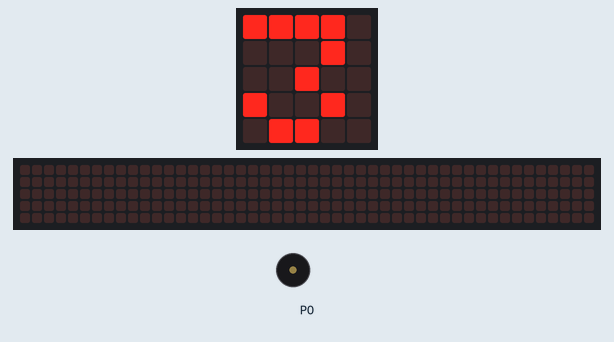
Recording of a program running on a simulated BBC micro:bit (MakeCode). Parts: the board's 5×5 LED display, a strip that is not on the board, showing the scrolling text unrolled, buzzer (waves = sounding). The 48×5 strip is a reading aid, not a part: it shows the text the display is scrolling, unrolled, one strip-width of it at a time.

Above: at 0.2 s.
At 2.7 s:
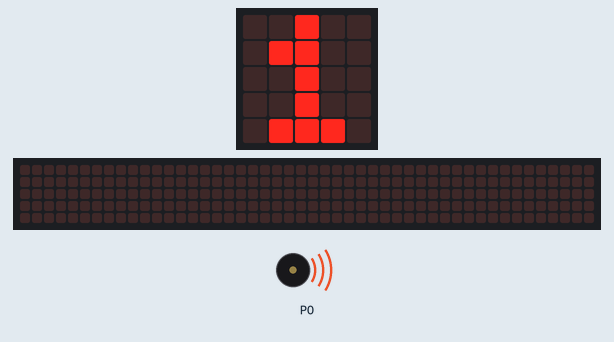
At 3.2 s:
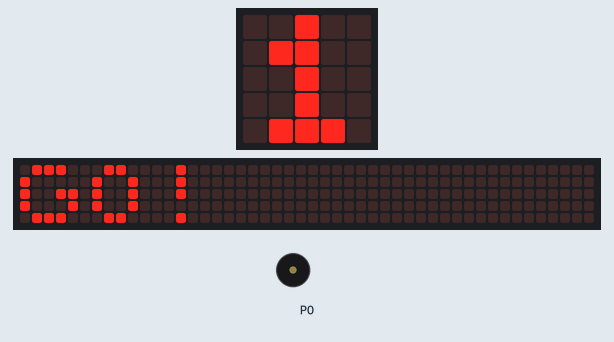
At 6.0 s:
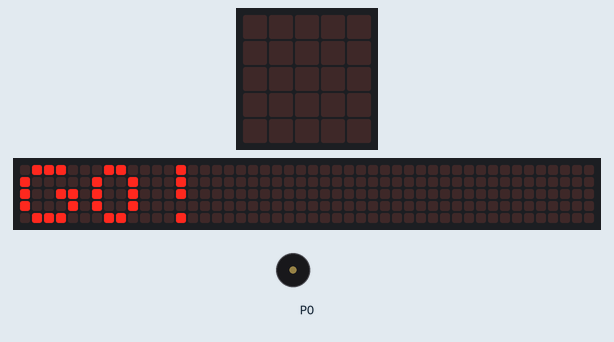
Timing chart, 0 to 7.5 s (numbered marks = the images above):
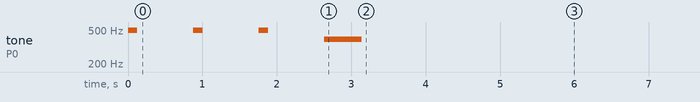

Measured:
- what the display in image 0 shows lasts 0.9 s, from 0.1 s to 1.0 s
- what the display in image 1 shows lasts 1.2 s, from 1.9 s to 3.1 s

The program:

main.ts
```typescript
for (let index = 0; index <= 2; index++) {
    music.playTone(494, music.beat(BeatFraction.Quarter))
    basic.showNumber(3 - index)
}
music.playTone(392, music.beat(BeatFraction.Whole))
basic.showString("GO!")
basic.forever(function () {

})
```

test.ts
```typescript
// les tests vont ici; ceci n'est pas compilé lorsque cet ensemble est utilisé en tant qu'extension.
```
